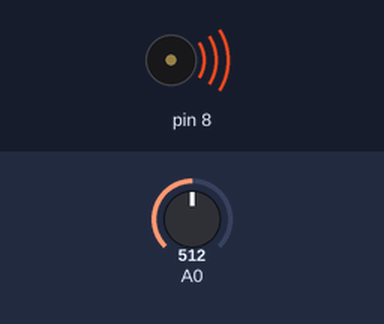
Bench run of a sketch on a simulated Arduino Uno, built with avr-gcc and run on an emulated ATmega328P. Parts: buzzer (waves = sounding). Inputs (shaded band) come from the test bench; at power-on: A0 = 512.

Above: at 0.05 s.
Timing chart, 0 to 3.0 s (numbered marks = the images above):
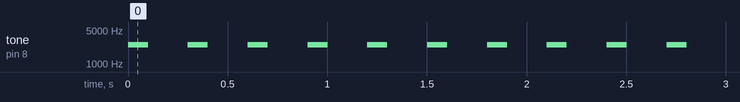

The sketch:

light_senesor.ino
```cpp
void setup() {
  // put your setup code here, to run once:

}

void loop() {
  int light = analogRead(A0);
  int hertz = map(light, 0, 1023, 31, 4978);
  tone(8, hertz, 1000);
  delay(100);
  noTone(8);
  delay(200);
//  int ledLight = map(light, 0, 1023, 255, 0);
//  analogWrite(9, ledLight);
}
```

Measured:
- by itself, tone on pin 8: alternates 2506 Hz for 0.10 s and silent for 0.20 s
